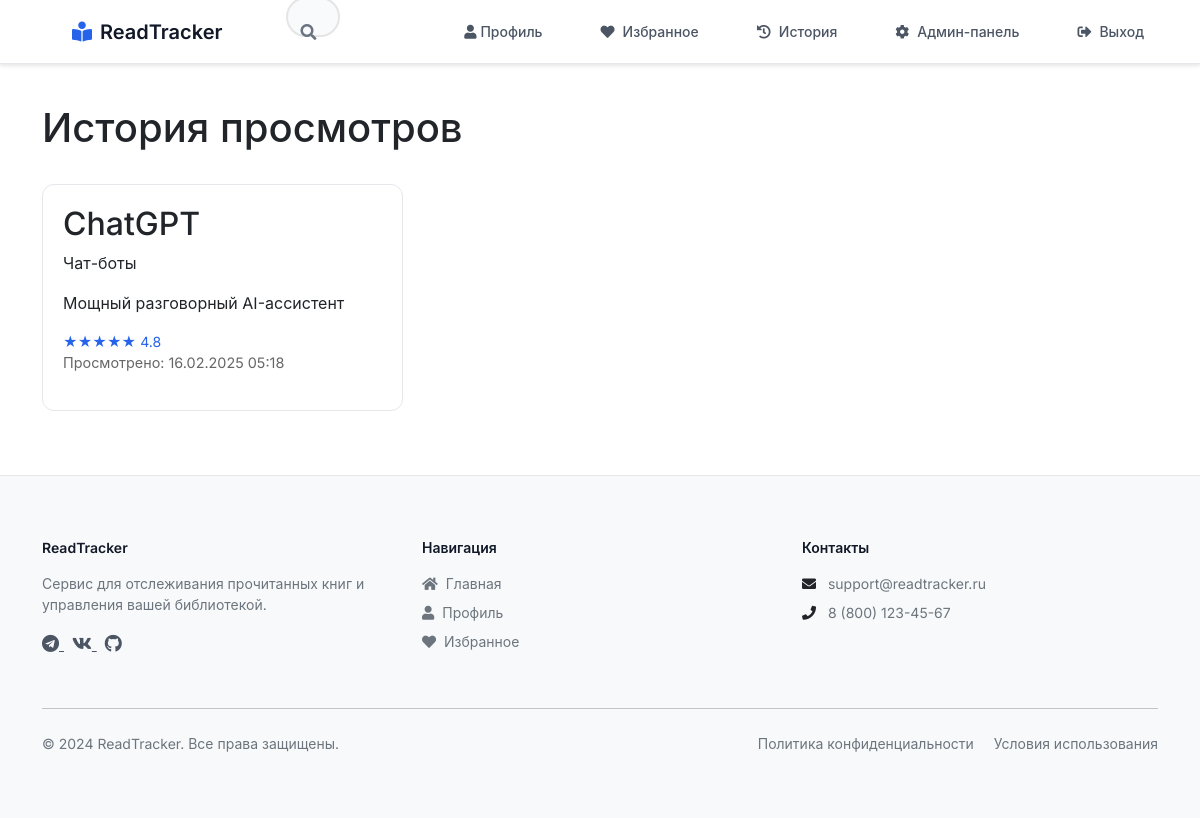
The app's page /user/history (signed in), older data.
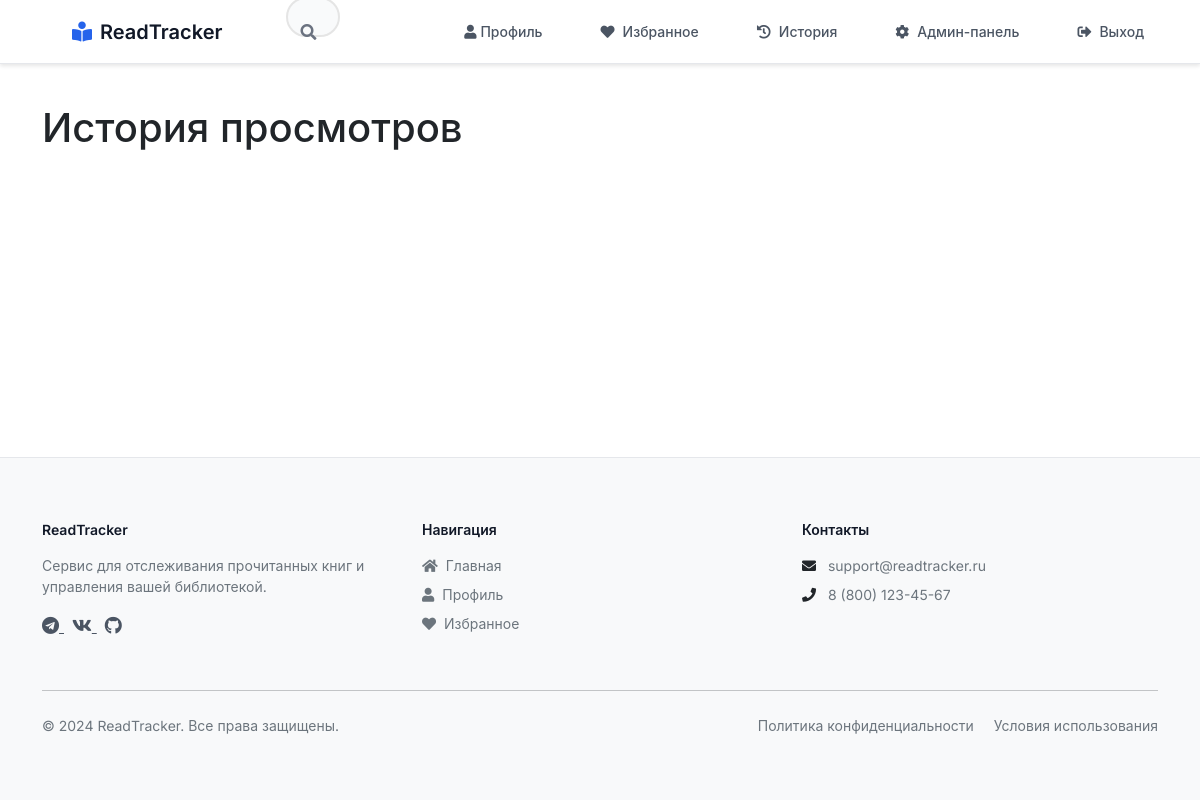
The same page, newer data.
### app.py (models this page shows)
class ViewHistory(db.Model):
    id = db.Column(db.Integer, primary_key=True)
    user_id = db.Column(db.Integer, db.ForeignKey('user.id'), nullable=False)
    service_id = db.Column(db.Integer, db.ForeignKey('service.id'), nullable=False)
    viewed_at = db.Column(db.DateTime, default=datetime.utcnow)

class Service(db.Model):
    id = db.Column(db.Integer, primary_key=True)
    title = db.Column(db.String(100), nullable=False)
    description = db.Column(db.Text, nullable=False)
    category = db.Column(db.String(50), nullable=False)
    subcategory = db.Column(db.String(50))
    tags = db.Column(db.String(200))  # Store tags as comma-separated string
    detailed_description = db.Column(db.Text)
    pricing_type = db.Column(db.String(20))  # 'free', 'paid', 'freemium'
    pricing = db.Column(db.Text)
    link = db.Column(db.String(200))
    rating = db.Column(db.Float, default=0.0)
    created_at = db.Column(db.DateTime, default=db.func.current_timestamp())
    favorites = db.relationship('Favorite', backref='service', lazy=True)
    views = db.relationship('ViewHistory', backref='service', lazy=True)
    reviews = db.relationship('Review', backref='service', lazy=True)

### app.py (the view)
@app.route('/user/history')
@login_required
def user_history():
    history = ViewHistory.query.filter_by(user_id=current_user.id)\
        .order_by(ViewHistory.viewed_at.desc()).all()
    return render_template('user/history.html', history=history)

### app.py (called while the page is built)
@login_manager.user_loader
def load_user(user_id):
    return User.query.get(int(user_id))

@app.context_processor
def utility_processor():
    return {
        'current_app': current_app
    }

### templates/user/history.html
{% extends "base.html" %}
{% block content %}
<div class="container">
    <h1>История просмотров</h1>
    <div class="services-grid">
        {% for view in history %}
        <div class="service-card" data-id="{{ view.service.id }}">
            <h2>{{ view.service.title }}</h2>
            <p class="category">{{ view.service.category }}</p>
            <p class="description">{{ view.service.description }}</p>
            <div class="rating">
                <span class="stars">★★★★★</span>
                <span class="rating-value">{{ view.service.rating }}</span>
            </div>
            <p class="view-date">Просмотрено: {{ view.viewed_at.strftime('%d.%m.%Y %H:%M') }}</p>
        </div>
        {% endfor %}
    </div>
</div>
{% endblock %}

Row changes from the older to the newer data that the page shows:
removed ViewHistory: service "ChatGPT", service.category "Чат-боты", service.description "Мощный разговорный AI-ассистент", service.rating "4.8", viewed_at "16.02.2025 05:18"
